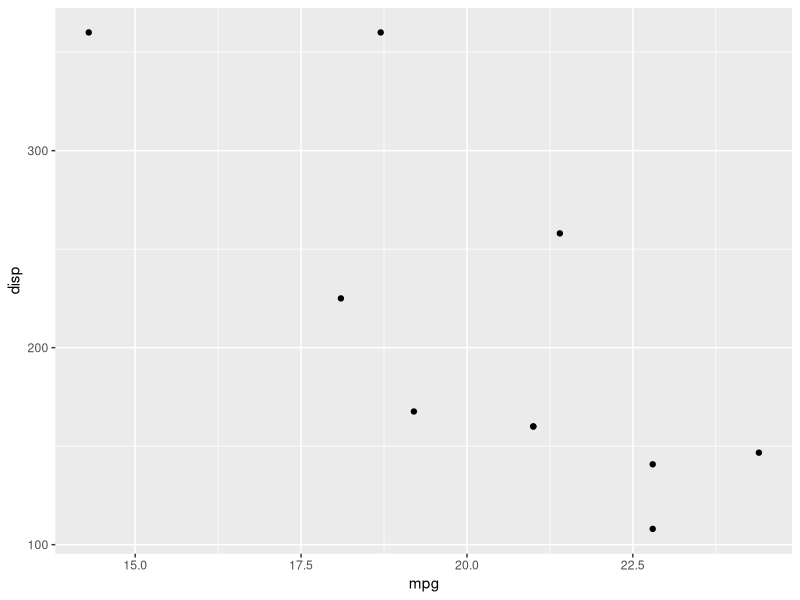
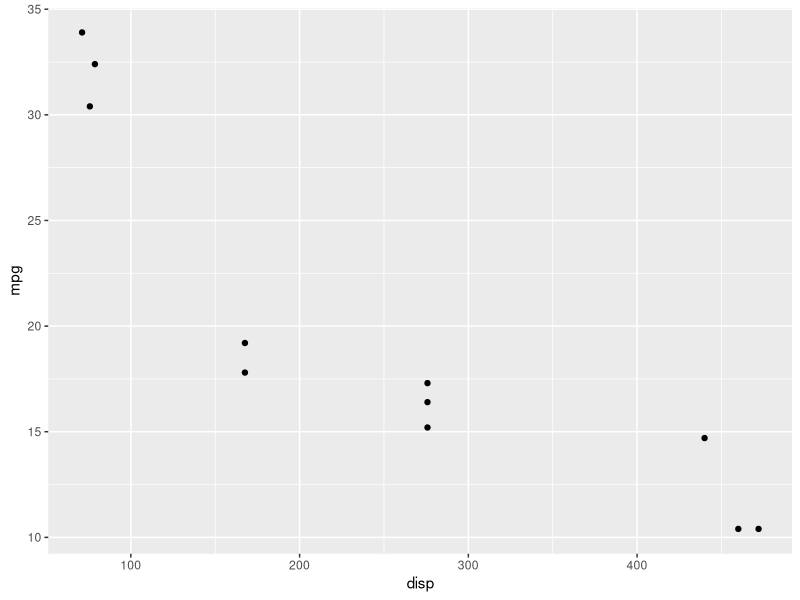

Write R code to recreate these figures, in order.
## ---- chunk 1
library(ggplot2)
my_data <- mtcars

p_list <- list()

p1 <- qplot(mpg, disp, data = my_data[1:10,])
p2 <- qplot(disp, mpg, data = my_data[10:20,])

p_list[[1]] <- list(p1, "First Plot")
p_list[[2]] <- list(p2, "Second Plot")
## ---- chunk 2
for (i in seq_along(p_list)){
 tmp <- p_list[[i]]
 cat("####", tmp[[2]], " \n")
 print(tmp[1])
 cat(' \n\n')
}
